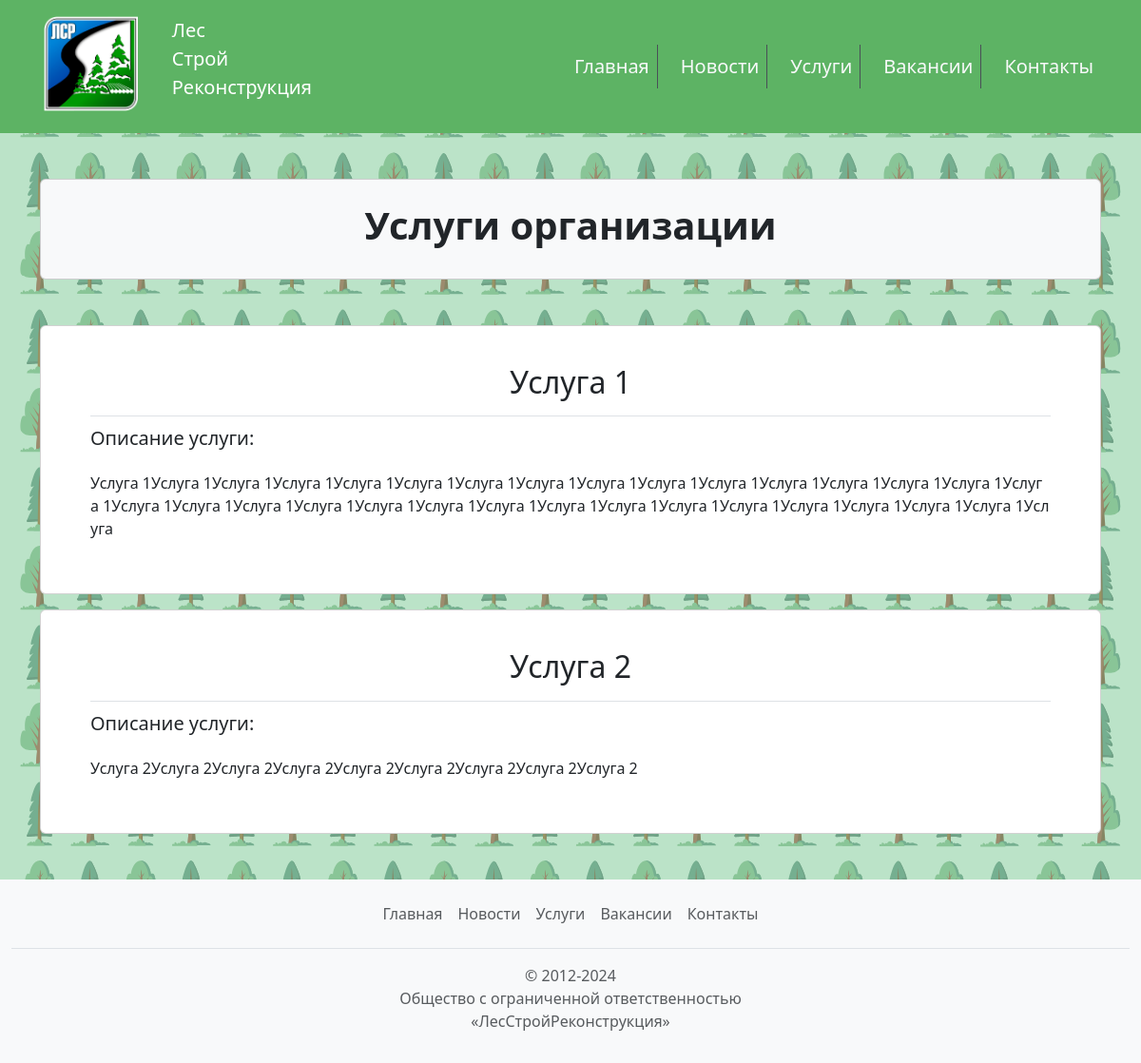
Page /services/ on the committed database.
### app/models.py (models this page shows)
class Service(models.Model):
    title = models.CharField(max_length=254, verbose_name="Название", blank=False, null=False)
    description = models.CharField(max_length=254, verbose_name="Описание", blank=False, null=False)

### app/views.py (the view)
# urls.py: path("services/", services, name='services'),
def services(request):
    services = Service.objects.filter()
    return render(request, 'services.html', {"services": services, 'title': 'Услуги'})

### app/templates/services.html (shortened to what this page needs)
{% extends 'base.html' %}
{% load static %}
{% block content %}
<div class="container">
  <div class="card bg-light my-5 p-2">
    <div class="card-body">
      <h1 class="card-title text-center fs-1 fw-bold">Услуги организации</h1>
    </div>
  </div>
</div>
<div class="container my-5">
  {% for service in services %}
  <div class="card mx-auto mb-3">
    <div class="row">
      <div class="col-xl-12 p-4 px-5">
        <div class="card-body">
            <h2 class="card-title text-center pb-3 border-bottom">{{ service.title }}</h2>
            <p class="card-text pb-1 fs-5">Описание услуги:</p>
            <p class="card-text" style="word-break: break-all">
              {{ service.description }}
            </p>
        </div>
      </div>
    </div>
  </div>
  {% endfor %}
</div>
{% endblock %}

### rows in the picture
Service: title "Услуга 1", description "Услуга 1Услуга 1Услуга 1Услуга 1Услуга 1Услуга 1Услуга 1Услуга 1Услуга 1Услуга 1Услуга 1Услуга 1Услуга 1Услуга 1Услуга 1Услуга 1Услуга 1Услуга 1Услуга 1Услуга 1Услуга 1Услуга 1Услуга 1Услуга 1Услуга 1Услуга 1Услуга 1Услуга 1Услуга 1Услуга 1Услуга 1Услуга"
Service: title "Услуга 2", description "Услуга 2Услуга 2Услуга 2Услуга 2Услуга 2Услуга 2Услуга 2Услуга 2Услуга 2"
